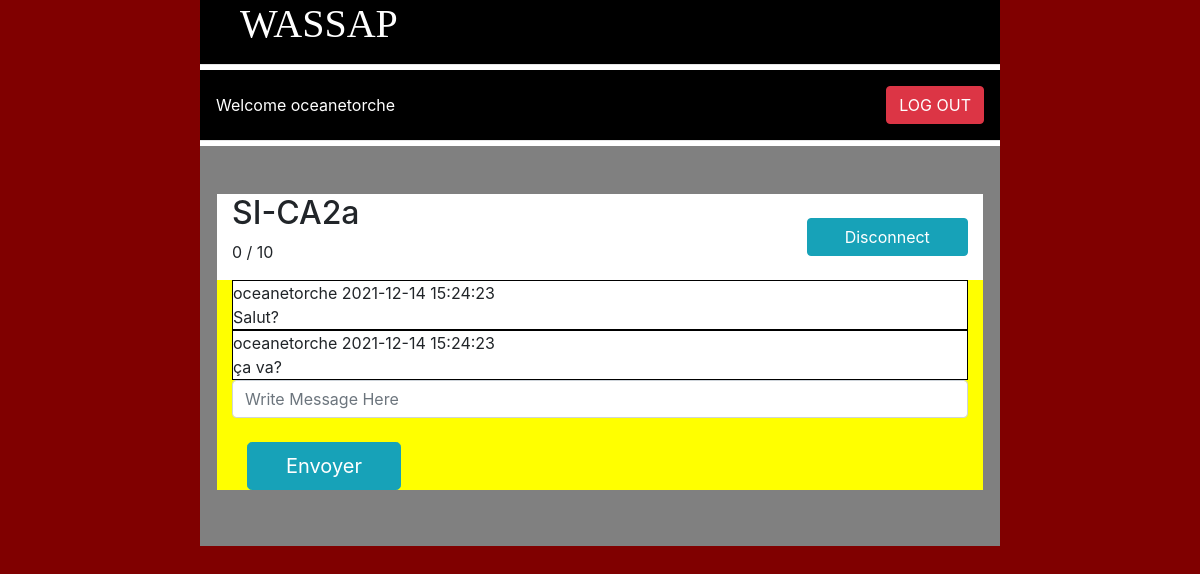
The app's page /index.php?action=connect&id=2 (signed in) with its own data.
### tables this page shows
CREATE TABLE IF NOT EXISTS `Chatrooms` (
  `id` INT NOT NULL AUTO_INCREMENT,
  `name` VARCHAR(45) NOT NULL,
  `nb_users_max` INT UNSIGNED NOT NULL,
  PRIMARY KEY (`id`),
  UNIQUE INDEX `id_UNIQUE` (`id` ASC) VISIBLE,
  UNIQUE INDEX `UNIQUE_CHATROOM` (`name` ASC) VISIBLE);

CREATE TABLE IF NOT EXISTS `Messages` (
  `id` INT NOT NULL AUTO_INCREMENT,
  `content` VARCHAR(200) NOT NULL,
  `sending_timestamp` DATETIME NOT NULL,
  `User_id` INT NOT NULL,
  `Chatroom_id` INT NOT NULL,
  PRIMARY KEY (`id`),
  UNIQUE INDEX `id_UNIQUE` (`id` ASC) VISIBLE,
  UNIQUE INDEX `UNIQUE_MESSAGE` (`sending_timestamp` ASC, `content` ASC) INVISIBLE,
  INDEX `fk_Messages_Users1_idx` (`User_id` ASC) VISIBLE,
  INDEX `fk_Messages_Chatrooms1_idx` (`Chatroom_id` ASC) VISIBLE,
  CONSTRAINT `fk_Messages_Users1`
    FOREIGN KEY (`User_id`)
    REFERENCES `Users` (`id`)
    ON DELETE NO ACTION
    ON UPDATE NO ACTION,
  CONSTRAINT `fk_Messages_Chatrooms1`
    FOREIGN KEY (`Chatroom_id`)
    REFERENCES `Chatrooms` (`id`)
    ON DELETE NO ACTION
    ON UPDATE NO ACTION);

CREATE TABLE IF NOT EXISTS `Users` (
  `id` INT NOT NULL AUTO_INCREMENT,
  `firstname` VARCHAR(60) NOT NULL,
  `lastname` VARCHAR(60) NOT NULL,
  `username` VARCHAR(25) NOT NULL,
  `email` VARCHAR(254) NOT NULL,
  `password` VARCHAR(200) NOT NULL,
  `registration_date` DATE NOT NULL,
  `Chatroom_id` INT NULL,
  `Users_states_id` INT NOT NULL,
  UNIQUE INDEX `id_UNIQUE` (`id` ASC) INVISIBLE,
  PRIMARY KEY (`id`),
  INDEX `fk_Users_Chatrooms1_idx` (`Chatroom_id` ASC) VISIBLE,
  INDEX `fk_Users_Users_states1_idx` (`Users_states_id` ASC) VISIBLE,
  CONSTRAINT `fk_Users_Chatrooms1`
    FOREIGN KEY (`Chatroom_id`)
    REFERENCES `Chatrooms` (`id`)
    ON DELETE NO ACTION
    ON UPDATE NO ACTION,
  CONSTRAINT `fk_Users_Users_states1`
    FOREIGN KEY (`Users_states_id`)
    REFERENCES `Users_states` (`id`)
    ON DELETE NO ACTION
    ON UPDATE NO ACTION);

### controller/chats.php (called while the page is built, shortened)
<?php
require "model/chatroomManager.php";
function displayMessages($id){
    $messages = getMessage($id);
    $arrayChatrooms = getChatrooms();
    foreach ($arrayChatrooms as $chat){
        if($chat['id']==$id){
            $chatroom = $chat;
        }
    }
    require "view/chatroom.php";
}

### model/dbConnector.php (called while the page is built, shortened)
<?php
function openDBConnexion()
{
    $tempDBConnexion = null;
    $sqlDriver = 'mysql';
    $hostname = '10.229.32.181';
    $port = 3306;
    $charset = 'utf8';
    $dbName = 'LiveChat_DB';
    $userName = 'livechat';
    $userPwd = 'Pa$$w0rd';
    $dsn = $sqlDriver . ':host=' . $hostname . ';dbname=' . $dbName . ';port=' . $port . ';charset=' . $charset;
    try {
        $tempDBConnexion = new PDO($dsn, $userName, $userPwd);
    } catch (PDOException $exception) {
        echo 'Connection failed' . $exception->getMessage();
		die();
    }
    return $tempDBConnexion;
}
function executeQuerySelect($query, $params)
{
    $queryResult = null;
    $dbConnexion = openDBConnexion();
    if ($params == null) {
        $statement = $dbConnexion->prepare($query);
        $statement -> execute();
        $queryResult = $statement->fetchAll();
        $dbConnexion = null;
        return $queryResult;
    }
    if ($dbConnexion != null) {
        $statement = $dbConnexion->prepare($query);
        $statement -> execute($params);
        $queryResult = $statement->fetchAll();
    }
    return $queryResult;
}

### model/chatroomManager.php (called while the page is built, shortened)
<?php
function getChatrooms(){
    $query = "SELECT id,name,nb_users_max from chatrooms";
    $params = null;
    $queryResult = executeQuerySelect($query,$params);
    return $queryResult;
}
function getMessage($id){
    $query = "SELECT messages.content, messages.sending_timestamp, users.username FROM messages LEFT JOIN users ON users.id = messages.User_id WHERE messages.Chatroom_id =:id";
    $params = array (':id' =>$id);
    $queryResult = executeQuerySelect($query,$params);
    return $queryResult;
}

### view/chatroom.php (the view, shortened to what this page needs)
<html>
<body id="homeBody">
<div id="homeLittlewrapper" class="col-12 col-xs-12 col-sm-12 col-md-8 col-lg-8">
    <div id="homeHead" class="sticky-top">
        <h1 id="headUp">
            WASSAP
        </h1>
        <hr style="height: 5px; background-color: white">
        <div class="d-flex justify-content-between align-items-center" id="headDown">
            <div class="#">
                Welcome <?php if (isset($_SESSION['username'])) echo $_SESSION['username']; ?>
            </div>
            <a class="btn btn-danger " href="index.php?action=logout">
                LOG OUT
            </a>
        </div>
        <hr style="height: 5px; background-color: white">
    </div>
    <div id="homeMain">
            <div class="chatroom row align-items-center">
                <div class="col-8 col-sm-9">
                    <h2 id="chatroomTitle"><?php if (isset($chatroom['name'])) echo $chatroom['name']; ?></h2>
                    <p id="chatroomDescription"><?php
                        $nbr = 0;
                        if (isset($chat['nb_users_max'])) echo $nbr . " / " . $chatroom['nb_users_max']; ?></p>
                </div>
                <div class="col-4 col-sm-3">
                    <a class="btn btn-info btn-block" href="index.php?action=disconnect">Disconnect</a>
                </div>
                <div class="col-12" style="background-color:yellow;">
                    <?php
                    if(isset($messages)){
                        foreach ($messages as $msg){
                            echo '<div style="background-color:white;border: 1px black solid;">';
                            echo $msg[2] . " " .  " " . $msg[1] . "<br> " . $msg[0] ;
                            echo '</div>';
                        }
                    }
                    echo'
                        <form id="formChatroom" method="post" action="index.php?action=updateMessage&chatid='.$chatroom["id"].'&userid='.$_SESSION["id"].'">
                            <div class="form-outline mb-4">
                                <input type="texr" class="form-control" id="writeMessageHere" name="writeMessageHere" placeholder="Write Message Here">
                            </div>
                               <div class="col-4 col-sm-3">
                                <button class="btn btn-info btn-lg btn-block" type="submit">Envoyer</button>
                              </div>
                        </form>';
                    ?>
                </div>
            </div>
            <br>
    </div>
</div>
<?php
require "gabarit.php";
?>

### view/css/main.css (style rules this page uses)
h1 { font-family: "Arial Rounded MT Bold"; }
#homeBody { background-color: maroon; }
#homeLittlewrapper { background-color: grey; margin: auto; padding: 0; }
#homeHead { background-color: black; color: white; }
#homeMain { background-color: grey; padding: 2em; }
.chatroom { background-color: white; }
#headUp { display: flex; padding-left: 1em; padding-right: 1em; align-items: center; }
#headDown { padding-left: 1em; padding-right: 1em; }

### records on screen
chatrooms: name "SI-CA2a", nb_users_max "10"
messages: User.username "oceanetorche", sending_timestamp "2021-12-14 15:24:23", content "Salut?"
messages: User.username "oceanetorche", sending_timestamp "2021-12-14 15:24:23", content "ça va?"

### other values on screen
$_SESSION['username'] "oceanetorche"
$nbr "0"
